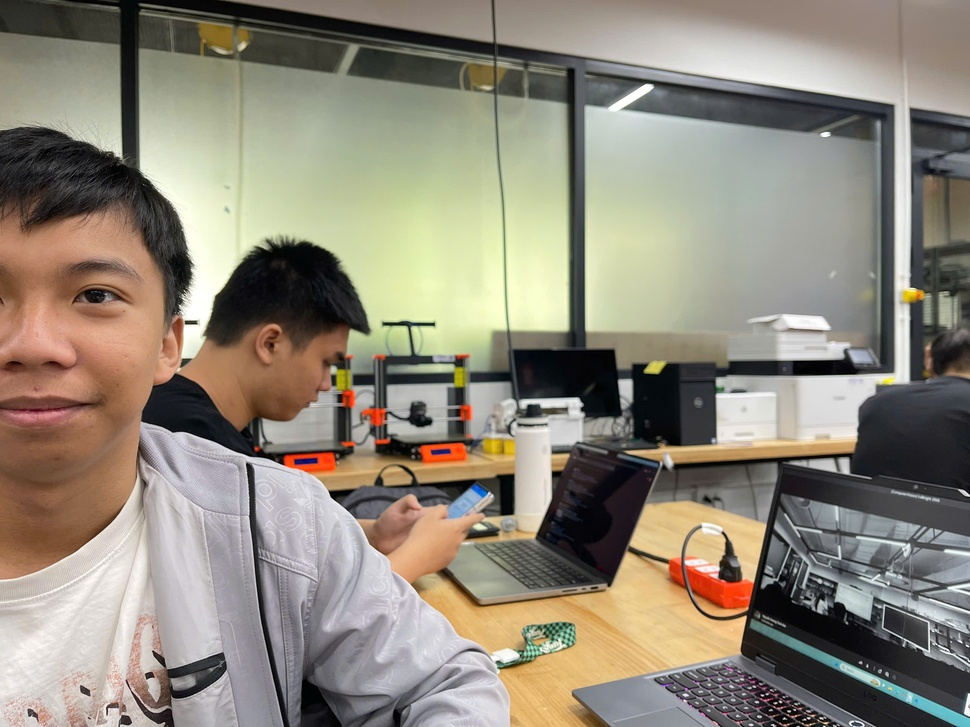
#> input picture Lessons/Week 6/img1.jpg, 970 x 727 px, shrunk from 2568 x 1926 before the run, found by its file name
$ python feature_transform.py
#> lines starting #> are read from the running program, lines starting #| are printed output that depends on the picture
import cv2
import numpy as np

# [14 lines of commented-out code are left out]
path1 = r'D:\Computer Vision\Lessons\Week 6\img1.jpg'
path2 = r'D:\Computer Vision\Lessons\Week 6\img2.jpg'
img1 = cv2.imread(path1, 0)
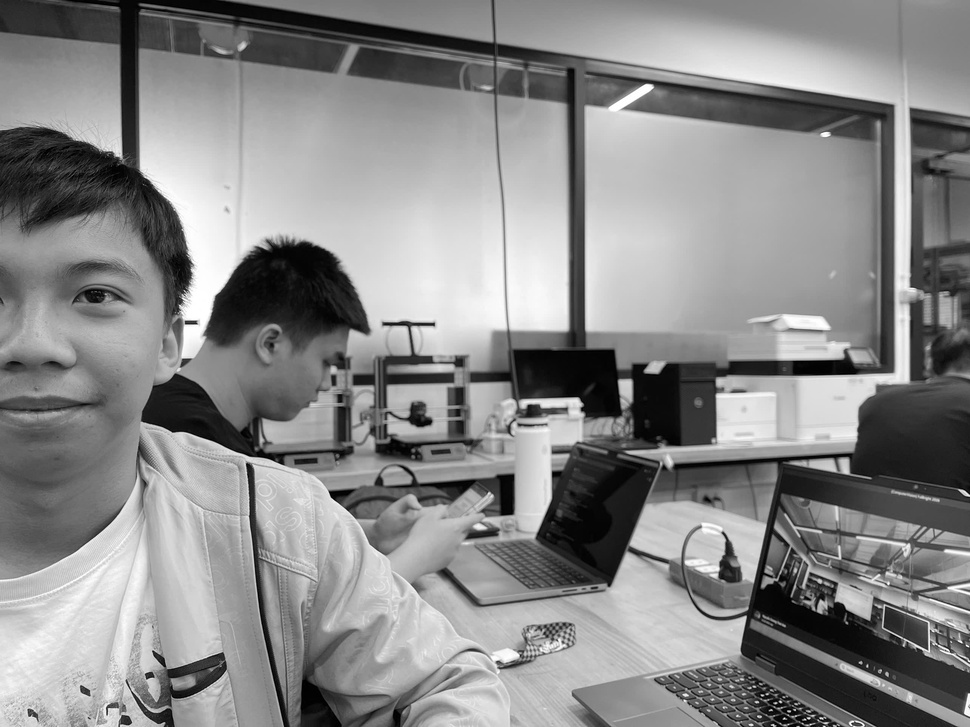
#> img1: shape (727, 970); min 0, max 255, mean 136.4
img2 = cv2.imread(path2, 0)
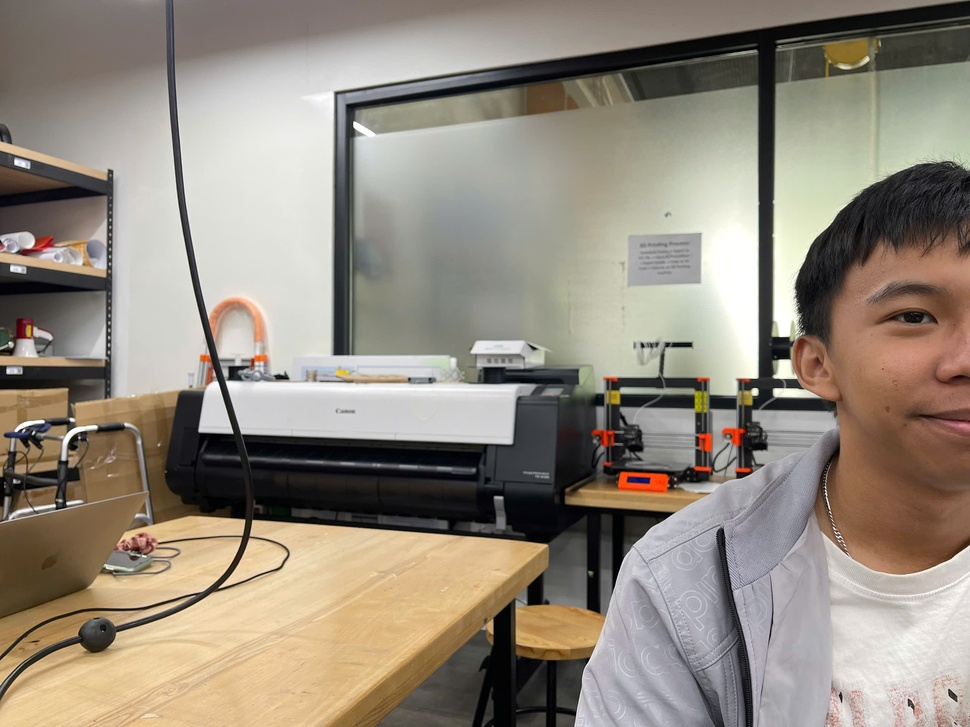
#> input picture Lessons/Week 6/img2.jpg, 970 x 727 px, shrunk from 2568 x 1926 before the run, found by its file name
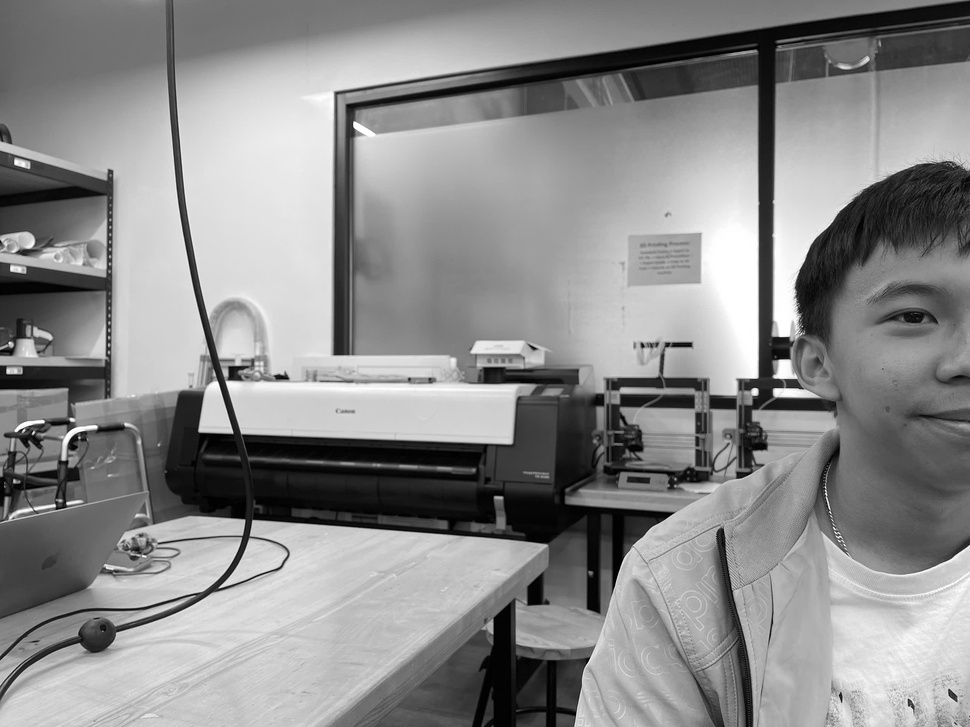
#> img2: shape (727, 970); min 0, max 255, mean 139.8
sift = cv2.SIFT_create()
kp1, des1 = sift.detectAndCompute(img1, None)
#> kp1 = 2183 keypoints; strongest (x, y, size): (789, 711, 1.9), (626, 388, 11.6), (294, 288, 70), (194, 322, 3.5)
kp2, des2 = sift.detectAndCompute(img2, None)
#> kp2 = 1534 keypoints; strongest (x, y, size): (755, 392, 5), (784, 369, 12.3), (778, 393, 7.1), (33, 433, 2)

bf = cv2.BFMatcher()
matches = bf.knnMatch(des1, des2, k=2)
#> matches = 2183 matches

# Apply ratio test
good = []
for m,n in matches:
    if m.distance < 0.75 * n.distance:
        good.append([m])
#> after the loop, good = 37 matches

# [5 lines of commented-out code are left out]

if len(good) > 10:
    src_pts = np.float32([kp1[m[0].queryIdx].pt for m in good]).reshape(-1,1,2)
#> src_pts = 37 rows, first 8: [30.78, 712.6], [57.61, 708.7], [57.61, 708.7], [66.52, 697.3], [74.74, 683.1], [79.81, 580.1], [86.71, 719.4], [107.7, 297.8]
    dst_pts = np.float32([kp2[m[0].trainIdx].pt for m in good]).reshape(-1,1,2)
#> dst_pts = 37 rows, first 8: [909.7, 702.9], [927.8, 706], [927.8, 706], [935.5, 697.3], [943.5, 685.2], [951.1, 586.9], [953, 724.1], [925, 319.3]
    H, mask = cv2.findHomography(src_pts, dst_pts, cv2.RANSAC, 5.0)
#> H = [[0.0676, 0.162, 700.3], [-0.2, 0.806, 62.56], [-0.000603, -0.000118, 1]]; mask = 37 values, max 1 at index 0, min 0 at index 4, mean 0.27
else:
    print("Not enough matches found.")


height, width = img2.shape
#> height = 727; width = 970
result = cv2.warpPerspective(img1, H, (width * 2, height))
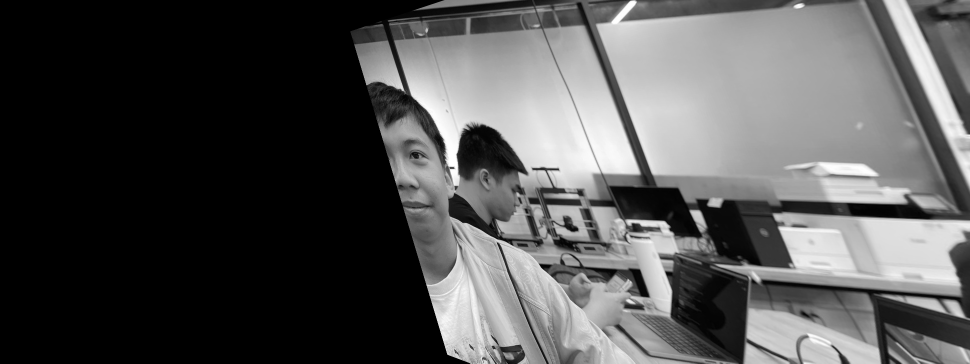
#> result: shape (727, 1940) (shown at 1/2 size); min 0, max 255, mean 82.9
result[0:height, 0:width] = img2
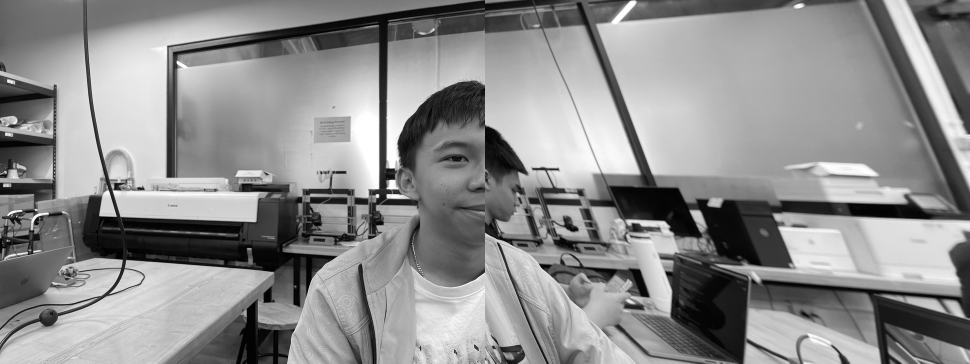
#> result: shape (727, 1940) (shown at 1/2 size); min 0, max 255, mean 141
cv2.imwrite('panorama.jpg', result)
cv2.imshow('Panorama', result)
cv2.waitKey(0)
cv2.destroyAllWindows()
